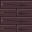

This is a level from a 2D game, rendered from its Tiled map with the project's own tilesets. A one-line summary and the complete map file follow:
An orthogonal 1x1 tile map with 32x32 px tiles, 1 tile layer (Assembly), 3 tilesets.

<map version="1.10" orientation="orthogonal" renderorder="right-down" width="1" height="1" tilewidth="32" tileheight="32" infinite="0" nextlayerid="2" nextobjectid="1">
  <tileset firstgid="1" source="../floors.tsx" />
  <tileset firstgid="321" source="../walls.tsx" />
  <tileset firstgid="961" source="../architecture.tsx" />
  <layer id="1" name="Assembly" width="1" height="1">
    <data encoding="csv">
129
</data>
  </layer>
</map>
